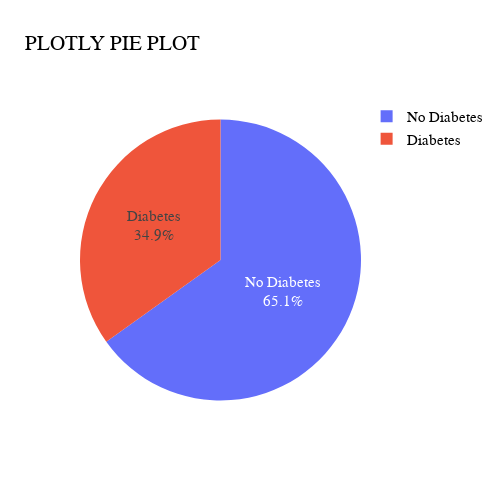

Notebook code for this chart:
### Code cell
catdf=pd.DataFrame({'label':indx,'count':aval})
fig=px.pie(catdf,names="label",values="count",color="label",title="PLOTLY PIE PLOT",height=500,width=500)
fig.update_layout(font=dict(family="Times New Roman, Bold",size=15,color="black"))
fig.update_traces(textposition='inside',textinfo='percent+label')
fig.show()

### Figure 1 — Plotly figure (JSON) as saved in the notebook; plotly's stock layout.template omitted (floating-point values rounded to 4 significant figures)
{"data": [{"customdata": [["No Diabetes"], ["Diabetes"]], "domain": {"x": [0, 1], "y": [0, 1]}, "hovertemplate": "label=%{customdata[0]}<br>count=%{value}<extra></extra>", "labels": ["No Diabetes", "Diabetes"], "legendgroup": "", "marker": {"colors": ["#636efa", "#EF553B"]}, "name": "", "showlegend": true, "textinfo": "percent+label", "textposition": "inside", "type": "pie", "values": [500, 268]}], "layout": {"font": {"color": "black", "family": "Times New Roman, Bold", "size": 15}, "height": 500, "legend": {"tracegroupgap": 0}, "title": {"text": "PLOTLY PIE PLOT"}, "width": 500}}
